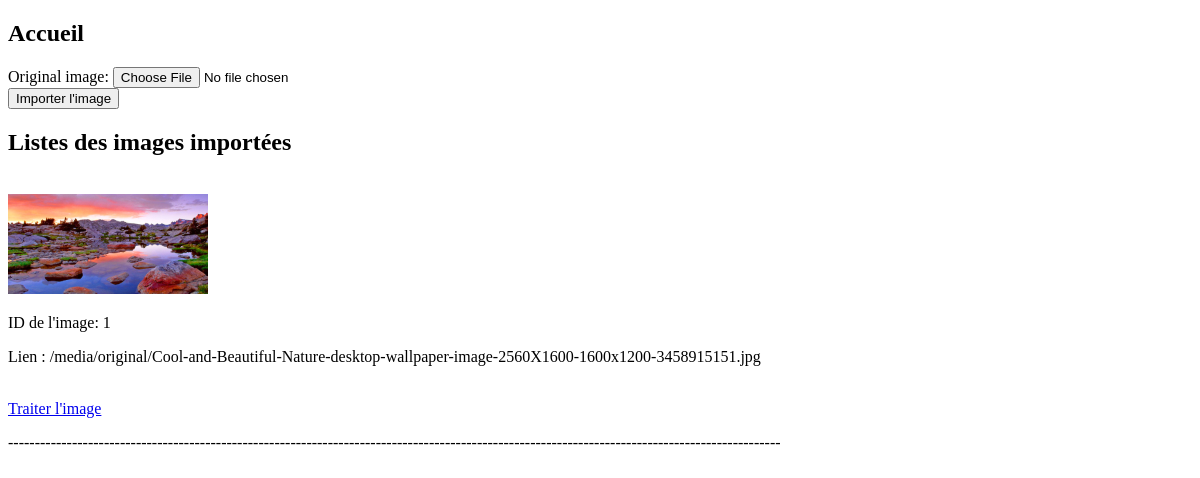
Before: / with the older database file.
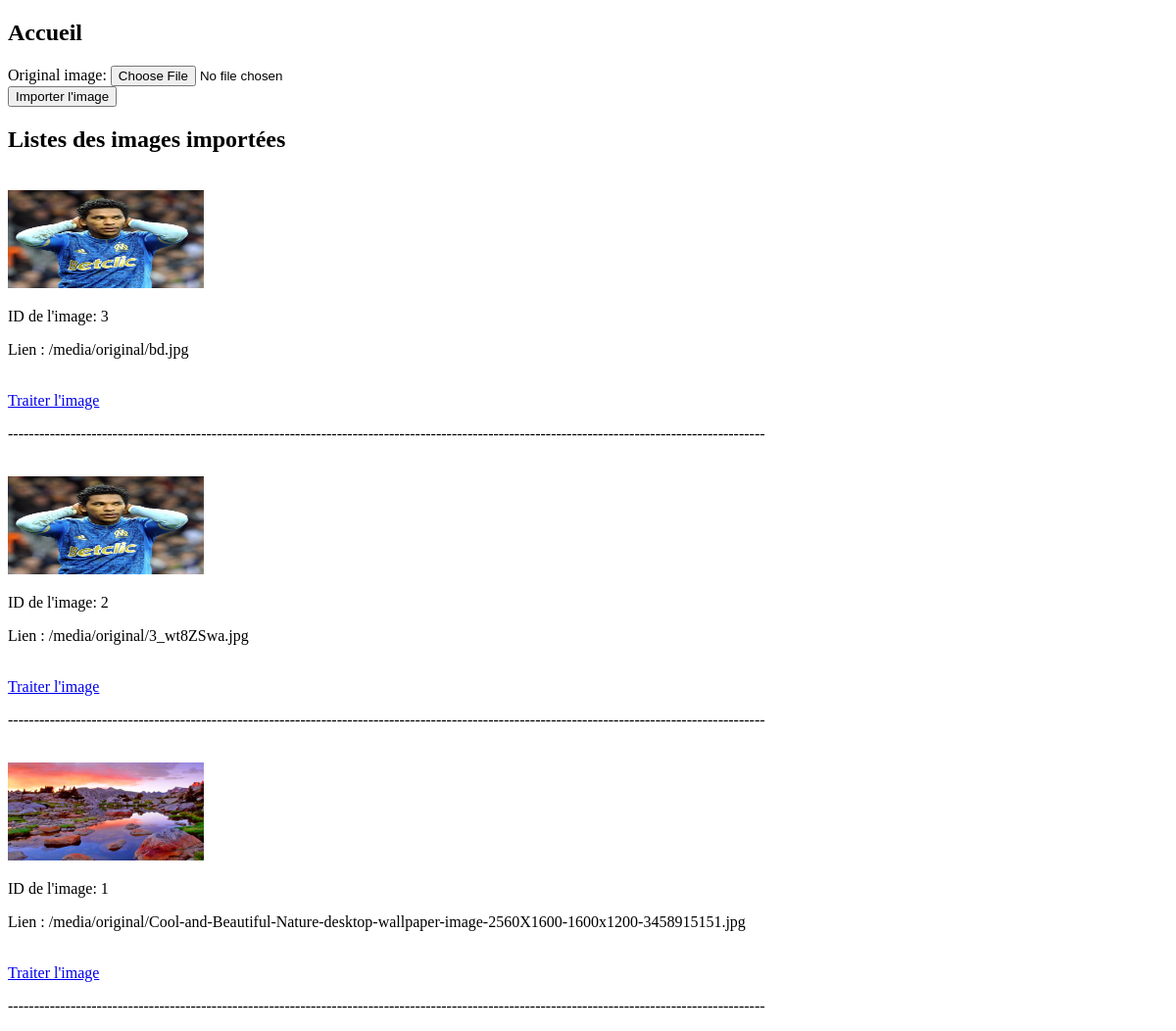
After: the same page with the newer database file.
### mm_hp/models.py (models this page shows)
class ImageModel(models.Model):
    original_image = models.ImageField(upload_to='original/')  # Mettez 'original/' au lieu de 'images/original/'
    black_and_white_image = models.ImageField(upload_to='blackAndWhite/', blank=True, null=True)
    resized_image = models.ImageField(upload_to='resize/', blank=True, null=True)
    grayscale_image = models.ImageField(upload_to='grayscale/', blank=True, null=True)

### mm_hp/views.py (the view)
# urls.py: path('', home, name='home'),
def home(request):
    if request.method == 'POST':
        form = ImageForm(request.POST, request.FILES)
        if form.is_valid():
            instance = form.save()
            return redirect('process_image', image_id=instance.id)
    else:
        form = ImageForm()
    images = ImageModel.objects.all().order_by('-id')  # L'ordre décroissant des ID garantit que les dernières images sont affichées en premier
    return render(request, 'home.html', {'form': form, 'images': images})

### mm_hp/forms.py
class ImageForm(forms.ModelForm):
    class Meta:
        model = ImageModel
        fields = ['original_image']

### mm_hp/templates/home.html (shortened to what this page needs)
<!DOCTYPE html>
<html>
  <head>
  </head>
  <body>
    <h2>Accueil</h2>
    <form method="post" enctype="multipart/form-data">
      {% csrf_token %} {{ form }}
      <button type="submit">Importer l'image</button>
    </form>
    <h2>Listes des images importées</h2>
    {% for image in images %}
    <div>
      <br />
      <img
        src="{{ image.original_image.url }}"
        alt="Original Image"
        width="200"
        height="100"
      />
      <br />
      <p>ID de l'image: {{ image.id }}</p>
      <p>Lien : {{ image.original_image.url }}</p>
      <br />
      <a href="{% url 'process_image' image_id=image.id %}">Traiter l'image</a>
      <br />
      <p>
        -------------------------------------------------------------------------------------------------------------------------------------------------
      </p>
    </div>
    {% endfor %}
  </body>
</html>

Changed rows visible on the page:
added ImageModel: original_image (picture), id "3", original_image "/media/original/bd.jpg"
added ImageModel: original_image (picture), id "2", original_image "/media/original/3_wt8ZSwa.jpg"
